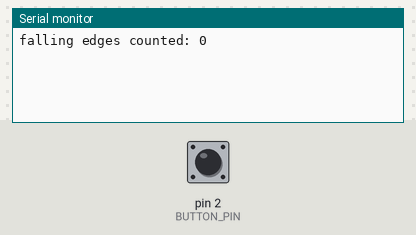
This sketch was run on a simulated Arduino Uno, built with avr-gcc and run on an emulated ATmega328P. On the bench: the last lines printed to the serial monitor. The test bench sets the inputs (shaded band); at power-on: pin 2 (BUTTON_PIN) HIGH.

Above: at 1.2 s.
1.3 s: pin 2 (BUTTON_PIN) pulled LOW for 0.15 s
At 2.7 s:
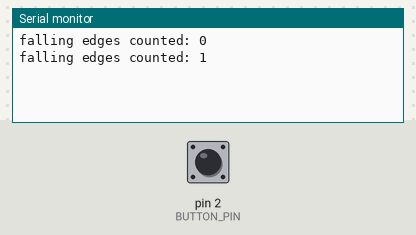
2.9 s: pin 2 (BUTTON_PIN) pulled LOW for 1 s
At 3.7 s:
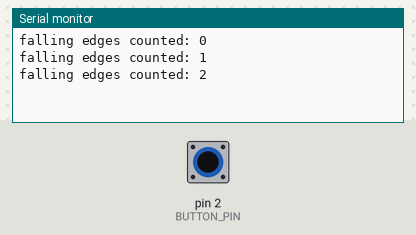
5.4 s: pin 2 (BUTTON_PIN) pulled LOW for 0.15 s
At 6.8 s:
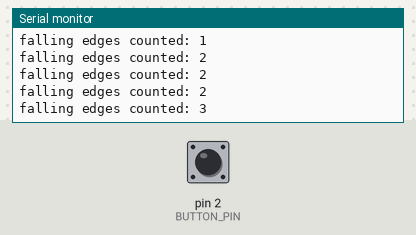
Timing chart, 0 to 8.4 s (numbered marks = the images above; inputs shaded):
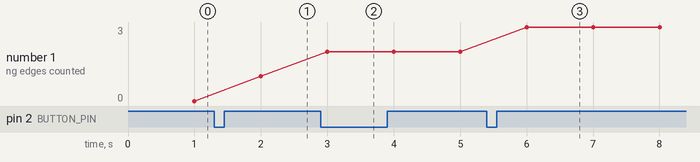

Measured:
- after the input at 1.3 s, the serial monitor: prints a new line after 0.70 s (image 1)
- after the input at 2.9 s, the serial monitor: prints a new line after 0.10 s (image 2)
- after the input at 5.4 s, the serial monitor: prints a new line after 0.60 s (image 3)
- plotted number 1: 0 → 1 after the input at 1.3 s, 1 → 2 after the input at 2.9 s, 2 → 3 after the input at 5.4 s

The sketch:

button_isr.ino
```cpp
// button_isr.ino - count a button's falling edges with an interrupt: the hardware calls a function at each one
const int BUTTON_PIN = 2;              // on the Uno, only pins 2 and 3 have their own interrupts
volatile long edges = 0;               // changed inside the interrupt: it must be volatile

void onFall() {                        // the interrupt service routine (ISR): keep it very short
  edges++;
}

void setup() {
  Serial.begin(115200);
  pinMode(BUTTON_PIN, INPUT_PULLUP);
  attachInterrupt(digitalPinToInterrupt(BUTTON_PIN), onFall, FALLING);
}

void loop() {
  delay(1000);                         // the loop may even sleep: the interrupt still counts every edge
  noInterrupts();                      // copy the 4-byte count with interrupts paused (section 105.5)
  long copy = edges;
  interrupts();
  Serial.print("falling edges counted: ");
  Serial.println(copy);
}
```
